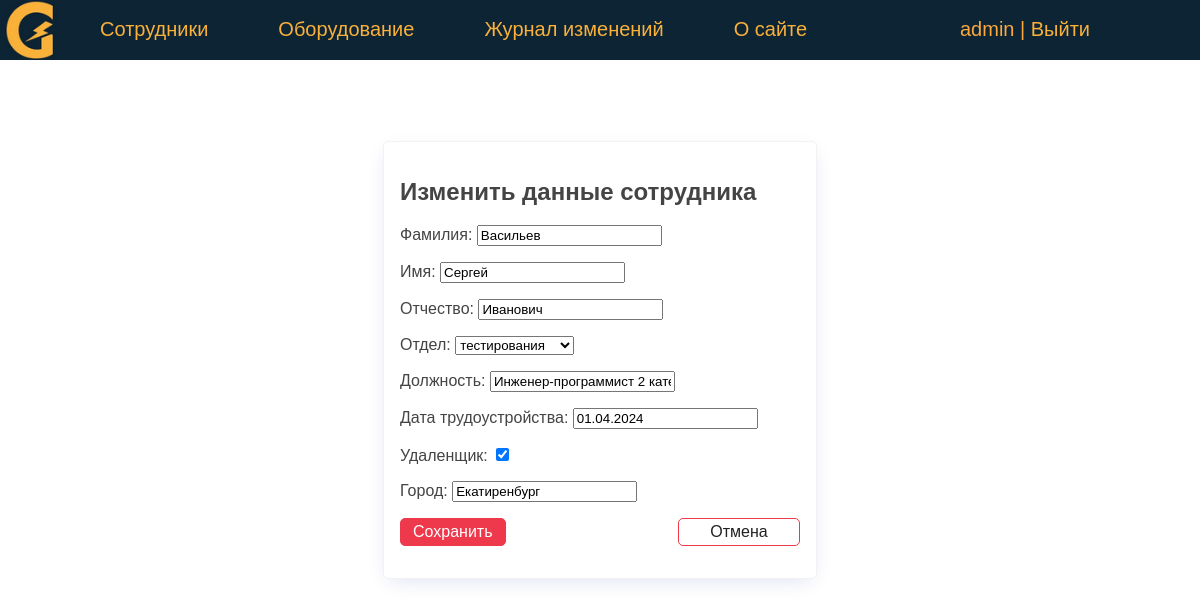
Before: /person/7/update/ (signed in) with the older database file.
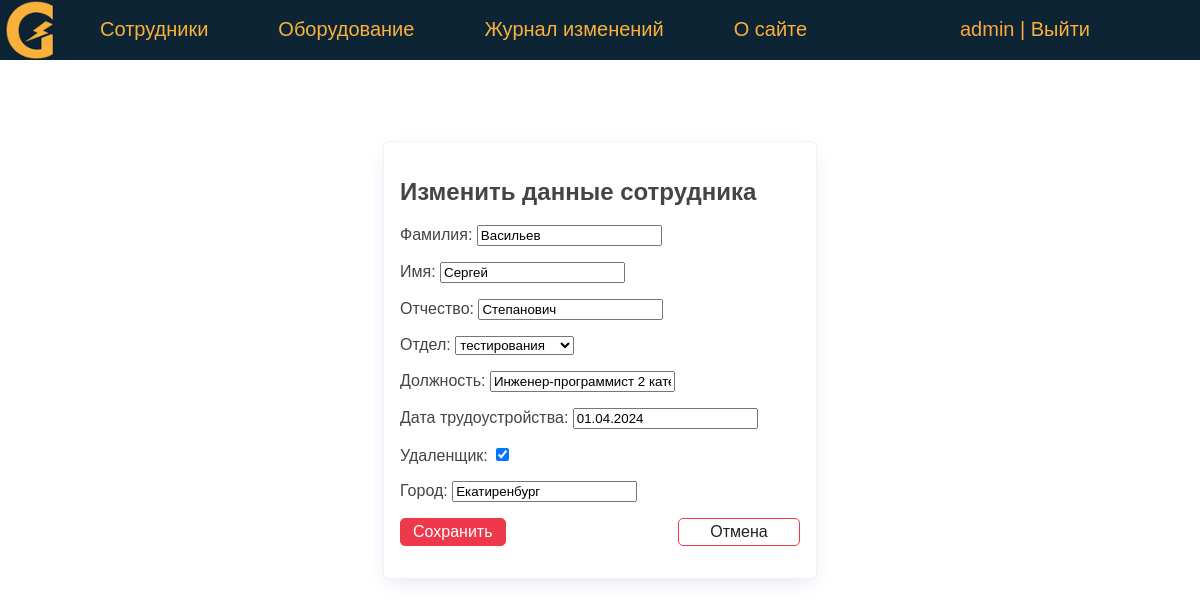
After: the same page with the newer database file.
### eqlog/models.py (models this page shows, shortened)
class Person(models.Model):
    last_name = models.CharField(verbose_name='Фамилия', max_length=50)
    first_name = models.CharField(verbose_name='Имя', max_length=50)
    middle_name = models.CharField(verbose_name='Отчество', max_length=50)
    department = models.ForeignKey('Department', on_delete=models.PROTECT, verbose_name='Отдел', related_name='get_persons')
    job_title = models.CharField(verbose_name='Должность', max_length=50)
    jobing_at = models.DateField(verbose_name='Дата трудоустройства', default=date(2024, 1, 1))
    created_at = models.DateTimeField(verbose_name='Дата создания', auto_now_add=True)
    updated_at = models.DateTimeField(verbose_name='Дата изменения', auto_now=True)
    remote = models.BooleanField(verbose_name='Удаленщик', default=False)
    is_working = models.BooleanField(verbose_name='Работает', default=True)
    city = models.CharField(verbose_name='Город', max_length=50, default='Москва')
    slug = AutoSlugField(populate_from='last_name', max_length=255, unique=True, db_index=True)
    user = models.ForeignKey(User, verbose_name='Пользователь', on_delete=models.DO_NOTHING, null=True)
    objects = models.Manager()
    def get_absolute_url(self):
        return reverse('person', kwargs={'pers_slug': self.slug})
    class Meta:
        verbose_name = 'Сотрудник'
        verbose_name_plural = 'Сотрудники'
        ordering = ['last_name', 'first_name']

### eqlog/views.py (the view, shortened to what this page needs)
# urls.py: path('person/<int:pk>/update/', UpdatePerson.as_view(), name='update_person'),
class UpdatePerson(LoginRequiredMixin, DataMixin, UpdateView):
    model = Person
    form_class = AddPersonForm
    template_name = 'eqlog/update_person.html'
    context_object_name = 'ps'
    def get_context_data(self, **kwargs):
        context = super().get_context_data(**kwargs)
        c_def = self.get_user_context(title='Изменить данные сотрудника')
        return {**context, **c_def}

### eqlog/forms.py (shortened to what this page needs)
class AddPersonForm(forms.ModelForm):
    class Meta:
        model = Person
        fields = ['last_name', 'first_name', 'middle_name', 'department', 'job_title', 'jobing_at', 'remote', 'city']

### eqlog/models.py (called while the page is built)
    def __str__(self):
        return self.name

### eqlog/utils.py (called while the page is built)
    def get_user_context(self, **kwargs):
        context = kwargs
        context['menu'] = menu
        return context

### eqlog/templates/eqlog/update_person.html (shortened to what this page needs)
{% extends 'eqlog/base.html' %}
{% block content %}
<div class="center">
    <form action="{% url 'update_person' ps.id %}" class="card" method="post" enctype="multipart/form-data">
        <h2> {{ title }} </h2>
        {{ form.as_p }}
        <p class="form-buttons">
            <input type="submit" class="btn btn-primary" value="Сохранить">
            <a href="{{ ps.get_absolute_url }}" class="btn btn-outline">Отмена</a>
        </p>
    </form>
</div>
{% endblock %}

### eqlog/templates/eqlog/base.html (shortened to what this page needs)
<!DOCTYPE html>
{% load static %}
<html>
<head>
    <link type="text/css" href="/static/eqlog/css/styles.css" rel="stylesheet" />
</head>
<body bgcolor="#FFFFFF">
    {% block mainmenu %}
    <header class="header">
    <ul id="mainmenu" class="mainmenu">
        <li class="logo">
            <a href="{% url 'home' %}"><div class="logo"></div></a>
        </li>
        {% for m in menu %}
            <li><a href="{% url m.url_name %}"> {{ m.title }} </a></li>
        {% endfor %}
        <li class="last">
            {% if request.user.is_authenticated %}
                <li class="last"> {{user.username}} | <a href="{% url 'logout' %}">Выйти</a> </li>
            {% else %}
                <li class="last"><a href="{% url 'login' %}">Войти</a> </li>
            {% endif %}
        </li>
    </ul>
    </header>
    {% endblock mainmenu %}
    <main>
        {% block content %}
        {% endblock content %}
    </main>
</body>
</html>

Changed rows visible on the page:
changed Person "Васильев": middle_name "Иванович" → "Степанович"
